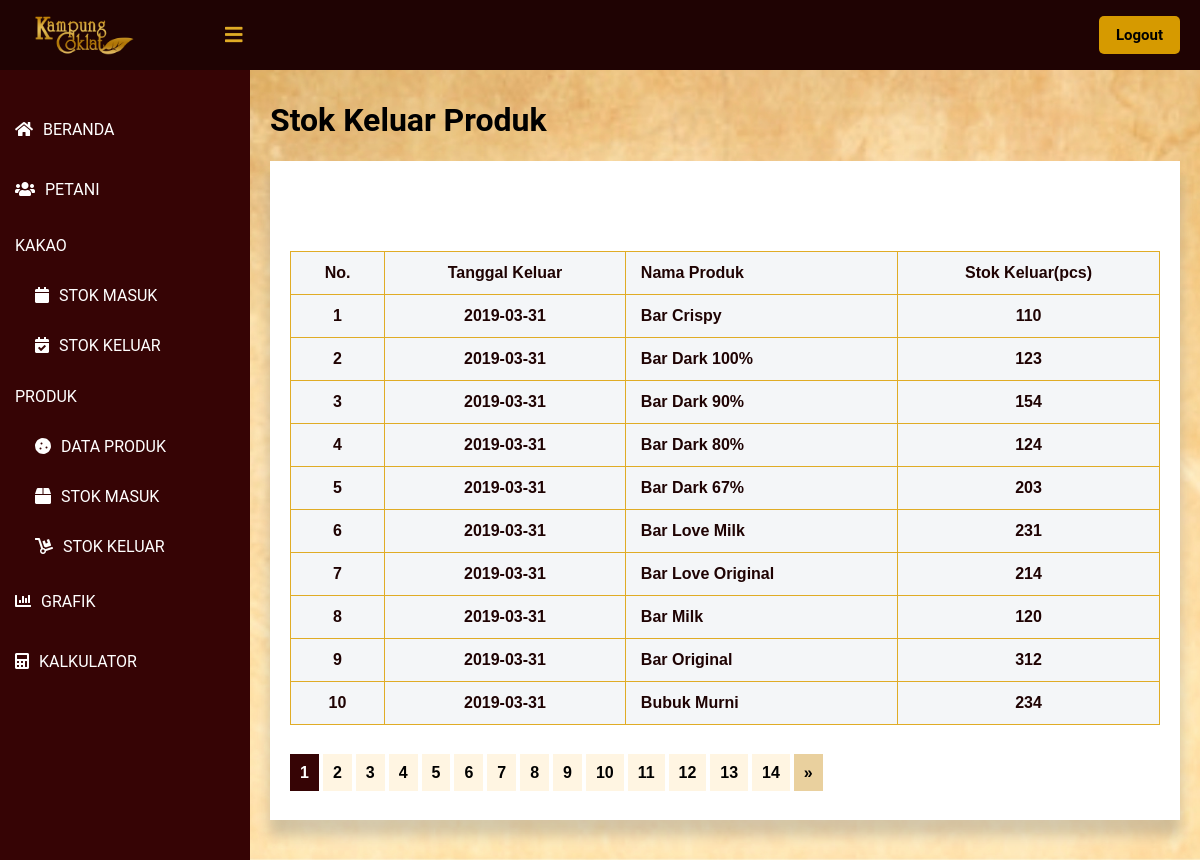
/public/lihat_SKP/1 (signed in), run on the app's committed database.
### tables this page shows
CREATE TABLE `stok_keluar_produk` (
  `id_keluar_produk` int(11) NOT NULL,
  `tanggal_keluar` timestamp NOT NULL DEFAULT current_timestamp(),
  `nama_produk` int(11) NOT NULL,
  `stok_keluar` int(11) NOT NULL
);

CREATE TABLE `produk` (
  `id_produk` int(11) NOT NULL,
  `nama_produk` varchar(30) NOT NULL,
  `berat_bersih` int(11) NOT NULL,
  `harga` int(11) NOT NULL,
  `produksi_kakao_kering` int(11) NOT NULL,
  `produksi_kakao_basah` int(11) NOT NULL
);

### app/core/Controller.php (called while the page is built, shortened)
<?php
class Controller {
    public function view($view, $data = [])
    {
        require_once   '../app/views/'.$view.'.php';
    }
    public function model($model)
    {
        return new $model;
    }
}
?>

### app/controllers/Lihat_SKP.php (called while the page is built, shortened)
<?php
class Lihat_SKP extends Controller {
    public function index($page)
    {
        $id_user = $_SESSION['id'];
        $user = $this->model('User_model')->getUserById($id_user);
        $data= $user;
        $data['keluar_produk'] = $this->model('SKP_model')->getList($page);
        $this->view('lihat_SKP/index', $data);
    }
}
?>

### app/core/App.php (called while the page is built, shortened)
<?php
class App {
    protected $method = 'index';
    protected $params = [];
    public function __construct()
    {
        $url = $this->parseURL();
        if ( file_exists('../app/controllers/' . $url[0] . '.php') ) {
            unset($url[0]);
        }
        $this->controller = new $this->controller;
        if ( !empty($url) ) {
            $this->params = array_values($url);
        }
        call_user_func_array([$this->controller, $this->method], $this->params);
    }
    public function parseURL()
    {
        if ( isset($_GET['url']) ) {
            $url = rtrim($_GET['url'], '/');
            $url = filter_var($url, FILTER_SANITIZE_URL);
            $url = explode("/", $url);
            return $url;
        }
    }
}

### public/index.php (called while the page is built, shortened)
<?php
$app = new App;

### app/core/Database.php (called while the page is built, shortened)
<?php
class Database {
    private $host = DB_HOST;
    private $db_name = DB_NAME;
    private $dbh;
    private $stmt;
    public function __construct()
    {
        $dsn = 'mysql:host=' . $this->host . ';dbname=' . $this->db_name;
        try {
            $this->dbh = new PDO($dsn, 'root', '');
        } catch(PDOException $e) {
            die($e->getMessage());
        }
    }
    public function query($query)
    {
        $this->stmt = $this->dbh->prepare($query);
    }
    public function bind($param, $value, $type=null)
    {
        if ( is_null($type) ) {
            switch( true ) {
                default :
                    $type = PDO::PARAM_STR;
            }
        }
        $this->stmt->bindValue($param, $value, $type);
    }
    public function execute()
    {
        $this->stmt->execute();
    }
    public function resultSet()
    {
        $this->execute();
        return $this->stmt->fetchAll(PDO::FETCH_ASSOC);
    }
    public function single()
    {
        $this->execute();
        return $this->stmt->fetch(PDO::FETCH_ASSOC);
    }
}

### app/models/User_model.php (called while the page is built, shortened)
<?php
class User_model {
    private $table = 'user';
    private $db;
    public function __construct()
    {
        $this->db = new Database;
    }
    public function getUserById($id)
    {
        $this->db->query('SELECT user.*, hak_akses.nama_kategori AS hak_akses FROM ' . $this->table . ' JOIN kategori AS hak_akses ON hak_akses.id = user.id_hak_akses WHERE id_user=:id');
        $this->db->bind('id', $id);
        return $this->db->single();
    }
}

### app/models/SKP_model.php (called while the page is built, shortened)
<?php
class SKP_model {
    private $table = 'stok_keluar_produk';
    private $db;
    public function __construct()
    {
        $this->db = new Database;
    }
    public function getList($page)
    {
        $data = [];
        $jumlahDataSetiapPage = 10;
        $this -> db -> query("SELECT stok_keluar_produk.*, produk.nama_produk, DATE_FORMAT(tanggal_keluar, '%Y-%m-%d') AS tanggal_keluar FROM `" . $this->table . "` LEFT JOIN produk ON produk.id_produk = stok_keluar_produk.nama_produk");
        $jumlahData = $this -> db -> resultSet();
        $jumlahData = count($jumlahData);
        $jumlahPage = ceil($jumlahData / $jumlahDataSetiapPage);
        $halamanSaatIni = ( isset($page) ) ? $page : 1;
        $dataPertama = ($jumlahDataSetiapPage * $halamanSaatIni) - $jumlahDataSetiapPage;
        $this -> db -> query("SELECT stok_keluar_produk.*, produk.nama_produk, DATE_FORMAT(tanggal_keluar, '%Y-%m-%d') AS tanggal_keluar FROM `" . $this->table . "` LEFT JOIN produk ON produk.id_produk = stok_keluar_produk.nama_produk LIMIT $dataPertama, $jumlahDataSetiapPage");
        $daftarData = $this -> db -> resultSet();
        $data['list_data'] = $daftarData;
        $data['halaman_saat_ini'] = $halamanSaatIni;
        $data['jumlah_halaman'] = $jumlahPage;
        return $data;
    }
}

### app/views/lihat_SKP/index.php (the view, shortened to what this page needs)
<!DOCTYPE html>
<html lang=”en”>
<head>
	<link href="<?= BASEURL ?>/css/melihat_petani.css" rel="stylesheet" type="text/css">
    <link rel="stylesheet" href="https://cdnjs.cloudflare.com/ajax/libs/font-awesome/5.12.1/css/all.min.css">
</head>
<body>
    <header>
        <label for="check">
            <i class="fas fa-bars" id="sidebar_btn"></i>
        </label>
        <div class="left_area">
            <img src="http://localhost/KampungCoklat/public/img/Logo-Daun.png">
        </div>
        <div class="right_area">
            <a href="<?= BASEURL ?>/logout" style="color: #000; margin-left: 10px;" class="logout_btn">Logout</a>
        </div>
    </header>
    <div class="sidebar">
        <a class="menu" href="<?= BASEURL ?>/beranda"><i class="fas fa-home"></i><span>BERANDA</span></a>
        <?php if ($data['hak_akses'] != 'admin_prod') { ?>
            <a class="menu" href="<?= BASEURL ?>/lihat_petani/1"><i class="fas fa-users"></i><span>PETANI</span></a>
        <?php } ?>
        <p class="menu2">KAKAO</p>
        <a class="sub_menu" href="<?= BASEURL ?>/lihat_stok/1"><i class="fas fa-calendar"></i><span>STOK MASUK</span></a>
        <a class="sub_menu" href="<?= BASEURL ?>/lihat_SKK/1"><i class="fas fa-calendar-check"></i><span>STOK KELUAR</span></a>
        <p class="menu2">PRODUK</p>
        <a class="sub_menu" href="<?= BASEURL ?>/lihat_produk/1"><i class="fas fa-cookie"></i><span>DATA PRODUK</span></a>
        <a class="sub_menu" href="<?= BASEURL ?>/lihat_SMP/1"><i class="fas fa-box"></i><span>STOK MASUK</span></a>
        <a class="sub_menu" href="<?= BASEURL ?>/lihat_SKP/1"><i class="fas fa-dolly"></i><span>STOK KELUAR</span></a>
        <a class="menu" href="<?= BASEURL ?>/grafik/2021"><i class="fas fa-chart-bar"></i><span>GRAFIK</span></a>
        <a class="menu" href="<?= BASEURL ?>/kalkulator"><i class="fas fa-calculator"></i><span>KALKULATOR</span></a>
    </div>
    <div class="content">
        <div class="card">
            <h1>Stok Keluar Produk</h1>
        </div>
        <div class="card_table">
            <div>
                <div class="card_table1">
                    <br><br>
                </div>
                </div>
                <div class="card_table2">
                    <table class="tabelMahasiswa" width="60%">
                        <tr>
                            <th style="text-align: center;">No.</th>
                            <th style="text-align: center;">Tanggal Keluar</th>
                            <th>Nama Produk</th>
                            <th style="text-align: center;">Stok Keluar(pcs)</th>
                        </tr>
                        <?php foreach ($data['keluar_produk']['list_data'] as $key => $value) { ?>
                        <tr>
                            <th style="text-align: center;"><?= ($key + 1) ?></th>
                            <th style="text-align: center;"><?= $value['tanggal_keluar'] ?></th>
                            <th><?= $value['nama_produk'] ?></th>
                            <th style="text-align: center;"><?= $value['stok_keluar'] ?></th>
                        </tr>
                        <?php } ?>
                    </table>
                    <br>
                    <br>
                    <?php for($p = 1; $p <= $data['keluar_produk']['jumlah_halaman']; $p++): ?>
                        <?php if($p == $data['keluar_produk']['halaman_saat_ini']): ?>
                            <a href= "<?= BASEURL ?>/lihat_SKP/<?= $p; ?>" class = 'page_aktif'><?= $p; ?></a>
                        <?php else: ?>
                            <a href= "<?= BASEURL ?>/lihat_SKP/<?= $p; ?>"  class = 'page'><?= $p; ?></a>
                        <?php endif; ?>
                    <?php endfor; ?>
                    <?php if($data['keluar_produk']['halaman_saat_ini'] < $data['keluar_produk']['jumlah_halaman']): ?>
                        <a href = "<?= BASEURL ?>/lihat_SKP/<?= $data['keluar_produk']['halaman_saat_ini'] + 1; ?>"  class = 'pageLebih'>&raquo;</a>
                    <?php endif; ?>
                    <br>
                    <br>
                    <br>
                </div>
            </div>
        </div>
</body>
</html>

### public/css/melihat_petani.css (style rules this page uses)
body { margin: 0; padding: 0; font-family: "Roboto", sans-serif; }
header { z-index: 1; position: fixed; background: #1f0303; padding: 20px; width: calc(100% - 0%); top: 0; height: 30px; }
.left_area img { width: 120px; margin-top: -15px; }
.logout_btn { padding-left: 17px; padding-right: 17px; padding-bottom: 10px; padding-top: 10px; background: #d69a00; text-decoration: none; float: right; margin-top: -60px; margin-right: 40px; border-radius: 5px; font-size: 15px; font-weight: 600; color: #360405; transition: 0.5s; transition-property: background; }
.sidebar { z-index: 1; top: 0; background: #360405; margin-top: 70px; padding-top: 30px; position: fixed; left: 0; width: 250px; height: calc(100% - 9%); transition: 0.5s; transition-property: left; overflow-y: auto; }
.menu { color: #fff; display: block; width: 100%; line-height: 60px; text-decoration: none; padding-left: 15px; box-sizing: border-box; transition: 0.5s; transition-property: background; }
.menu2 { color: #fff; display: block; width: 100%; text-decoration: none; padding-left: 15px; box-sizing: border-box; transition: 0.5s; transition-property: background; }
.sub_menu { color: #fff; display: block; width: 100%; line-height: 50px; text-decoration: none; padding-left: 35px; box-sizing: border-box; transition: 0.5s; transition-property: background; }
.sidebar i { padding-right: 10px; }
label #sidebar_btn { z-index: 1; color: #e0ac26; position: fixed; cursor: pointer; left: 225px; font-size: 20px; margin: 5px 0; transition: 0.5s; transition-property: color; }
.content { background: url('http://localhost/KampungCoklat/public/img/bg.jpg'); background-position: center; background-size: cover; height: auto; transition: 0.5s; width: (100% - 250px); margin-top: 60px; padding: 20px; margin-left: 250px; }
.content .card_table { box-shadow: 0 19px 38px rgba(255, 255, 255, 0.3), 0 15px 12px rgba(0,0,0,0.22); background-color: #fff; }
.tabelMahasiswa { margin-top: 10px; font-family: Arial; border-collapse: collapse; width: 100%; }
.content .card_table1 { margin: 20px; height: 50px; }
.content .card_table2 { margin-top: 40px; margin-left: 20px; margin-bottom: 20px; margin-right: 20px; }
.pageLebih { text-decoration: none; background-color: #e9d09e; padding: 10px 10px; text-align: center; font-family: Arial; font-weight: bold; color: black; }
.page { text-decoration: none; background-color: #fff5e2; padding: 10px 10px; text-align: center; font-family: Arial; font-weight: bold; color: black; }
.page_aktif { text-decoration: none; background-color: #360405; padding: 10px 10px; text-align: center; font-family: Arial; font-weight: bold; color: white; font-weight: bold; }
td, th { border: 1px solid #e0ac26; padding: 15px; }
tr:nth-child(even) { background-color: #747677; }
th { padding-top: 12px; padding-bottom: 12px; text-align: left; background-color: #f4f6f8; color: #1f0303; }

### data on the page
stok_keluar_produk: tanggal_keluar "2019-03-31", nama_produk.nama_produk "Bar Crispy", stok_keluar "110"
stok_keluar_produk: tanggal_keluar "2019-03-31", nama_produk.nama_produk "Bar Dark 100%", stok_keluar "123"
stok_keluar_produk: tanggal_keluar "2019-03-31", nama_produk.nama_produk "Bar Dark 90%", stok_keluar "154"
stok_keluar_produk: tanggal_keluar "2019-03-31", nama_produk.nama_produk "Bar Dark 80%", stok_keluar "124"
stok_keluar_produk: tanggal_keluar "2019-03-31", nama_produk.nama_produk "Bar Dark 67%", stok_keluar "203"
stok_keluar_produk: tanggal_keluar "2019-03-31", nama_produk.nama_produk "Bar Love Milk", stok_keluar "231"
stok_keluar_produk: tanggal_keluar "2019-03-31", nama_produk.nama_produk "Bar Love Original", stok_keluar "214"
stok_keluar_produk: tanggal_keluar "2019-03-31", nama_produk.nama_produk "Bar Milk", stok_keluar "120"
stok_keluar_produk: tanggal_keluar "2019-03-31", nama_produk.nama_produk "Bar Original", stok_keluar "312"
stok_keluar_produk: tanggal_keluar "2019-03-31", nama_produk.nama_produk "Bubuk Murni", stok_keluar "234"
